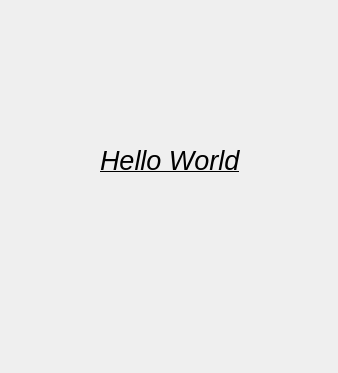
<?xml version="1.0" encoding="UTF-8"?>
<ui version="4.0">
 <class>Dialog</class>
 <widget class="QDialog" name="Dialog">
  <property name="geometry">
   <rect>
    <x>0</x>
    <y>0</y>
    <width>338</width>
    <height>373</height>
   </rect>
  </property>
  <property name="windowTitle">
   <string>Dialog</string>
  </property>
  <widget class="QLabel" name="label">
   <property name="geometry">
    <rect>
     <x>100</x>
     <y>140</y>
     <width>161</width>
     <height>41</height>
    </rect>
   </property>
   <property name="text">
    <string>&lt;html&gt;&lt;head/&gt;&lt;body&gt;&lt;p&gt;&lt;span style=&quot; font-size:20pt; font-style:italic; text-decoration: underline;&quot;&gt;Hello World&lt;/span&gt;&lt;/p&gt;&lt;/body&gt;&lt;/html&gt;</string>
   </property>
  </widget>
 </widget>
 <resources/>
 <connections/>
</ui>
